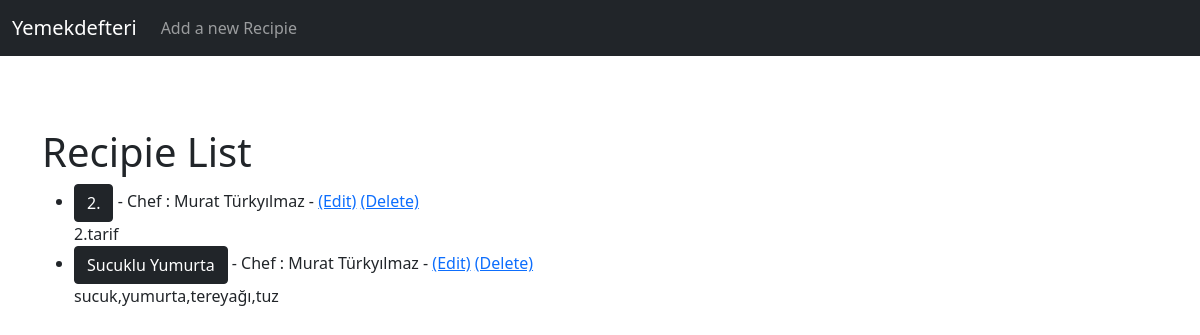
Before: / with the older database file.
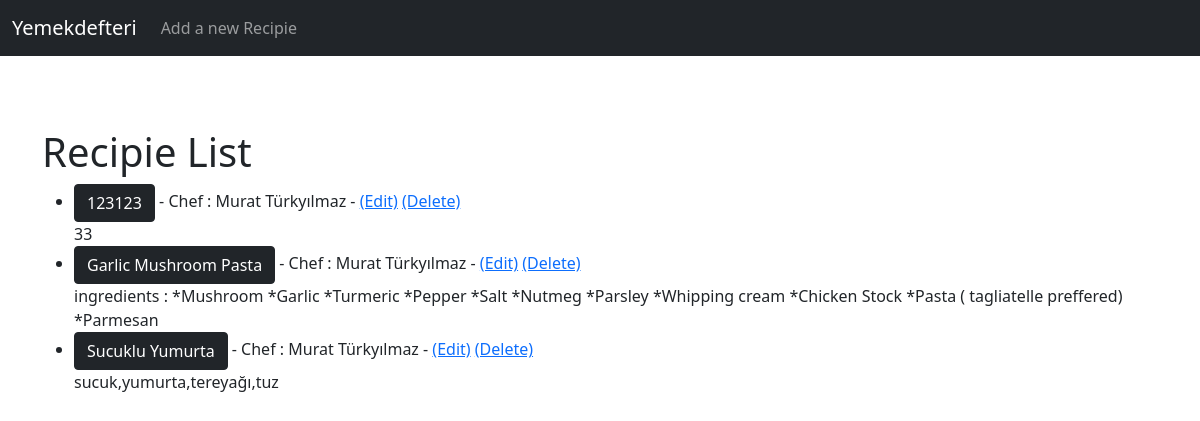
After: the same page with the newer database file.
### theblog/models.py (models this page shows, shortened)
class Recipie(models.Model):
	title = models.CharField(max_length=100)
	chef = models.ForeignKey(User, on_delete= models.CASCADE)
	recipie_details = models.TextField()

### theblog/views.py (the view)
# urls.py: path('',HomeView.as_view(), name="home"),
class HomeView(ListView):
	model = Recipie
	template_name= 'theblog/home.html'
	ordering = ['-id']

### theblog/templates/theblog/home.html
{% extends 'theblog/base.html'  %}
{%block content%}
<h1>Recipie List</h1>
<ul>
{% for recipie in object_list %}
 <li><a href= "{%url 'theblog:recipie-detail' recipie.pk %}" class="btn btn-dark">
 	{{ recipie.title}}</a> - Chef : {{ recipie.chef.first_name}} {{ recipie.chef.last_name}} -
 	<xxsmall><a href=  "{%url 'theblog:update-recipie' recipie.pk %}">(Edit)</a></xxsmall>
 	<xxsmall><a href=  "{%url 'theblog:delete-recipie' recipie.pk %}">(Delete)</a></xxsmall><br/>
    {{ recipie.recipie_details}}
</li>
{% endfor%}
</ul>
{% endblock%}

### theblog/templates/theblog/base.html (shortened to what this page needs)
<!doctype html>
<html lang="en">
  <head>
    <link href="https://cdn.jsdelivr.net/npm/bootstrap@5.0.0-beta1/dist/css/bootstrap.min.css" rel="stylesheet">
  </head>
  <body>
    <nav class="navbar navbar-expand-lg navbar-dark bg-dark">
  <div class="container-fluid">
    <a class="navbar-brand" href="{%url 'theblog:home'%}">Yemekdefteri</a>
    <div class="collapse navbar-collapse" id="navbarSupportedContent">
      <ul class="navbar-nav me-auto mb-2 mb-lg-0">
        <li class="nav-item">
          <a class="nav-link" href="{% url 'theblog:add-recipie'%}">Add a new Recipie</a>
        </li>
      </ul>
    </div>
  </div>
</nav>
<div class="container">
    {%block content%}
    {% endblock%}
   </div>
  </body>
</html>

Changed rows visible on the page:
removed Recipie: title "2.", chef.first_name "Murat", chef.last_name "Türkyılmaz", recipie_details "2.tarif"
added Recipie: title "123123", chef.first_name "Murat", chef.last_name "Türkyılmaz", recipie_details "33"
added Recipie: title "Garlic Mushroom Pasta", chef.first_name "Murat", chef.last_name "Türkyılmaz", recipie_details "ingredients : *Mushroom *Garlic *Turmeric *Pepper *Salt *Nutmeg *Parsley *Whipping cream *Chicken Stock *Pasta ( tagliatelle preffered) *Parmesan"
